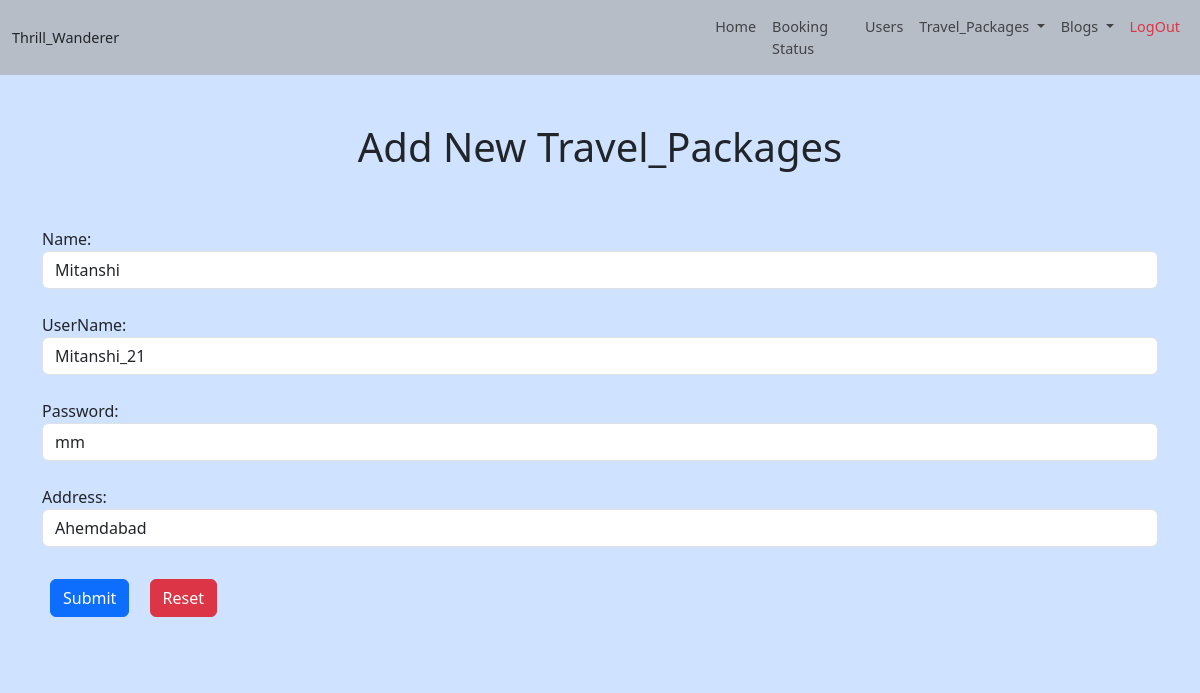
/Backend/editUser.php?Id=6 (signed in), run on the app's committed database.
### tables this page shows
CREATE TABLE `signup` (
  `U_Id` int(11) NOT NULL,
  `Name` varchar(30) NOT NULL,
  `UserName` varchar(30) NOT NULL,
  `Password` varchar(8) NOT NULL,
  `Address` varchar(100) NOT NULL
);

### Backend/editUser.php (the view, shortened to what this page needs)
<!DOCTYPE html>
<html lang="en">
<head>
    <?php
    include('bLink.php');
    ?>
</head>
<body>
    <?php
    include('conn.php');
    include('header.php');
    if (isset($_REQUEST['Id'])) {
        $Id = $_REQUEST['Id'];
        $q = mysqli_query($conn, "select Name, UserName, Password, Address  from signup where U_Id=$Id");
        while ($r = mysqli_fetch_array($q)) {
            $Name = $r[0];
            $UserName = $r[1];
            $Password = $r[2];
            $Address = $r[3];
        }
    }
    ?>
    <div class="bg-primary-subtle">
        <h1 class="p-5 text-center">Add New Travel_Packages</h1>
        <form method="post" class="container" enctype="multipart/form-data">
            Name:
            <input type="text" name="Name" id="Name" class="form-control" value="<?php echo $Name; ?>"><br>
            UserName:
            <input type="text" name="UserName" id="UserName" class="form-control" value="<?php echo $UserName; ?>" maxlength="10"><br>
            Password:
            <input type="text" name="Password" id="Password" class="form-control" value="<?php echo $Password; ?>" /><br>
            Address:
            <input type="text" name="Address" id="Address" class="form-control" value="<?php echo $Address; ?>"><br>
            <input type="submit" name="btnSubmit" id="btnSubmit" text="Submit" class="btn btn-primary m-2 mb-5">
            <input type="reset" text="Reset" class="btn btn-danger m-2 mb-5"><br>
        </form>
    </div>
</body>
</html>

### Backend/bLink.php (style rules this page uses)
Body { background-color: #cfe2ff; }

### data on the page
signup: Name "Mitanshi", UserName "Mitanshi_21", Password "mm", Address "Ahemdabad"
